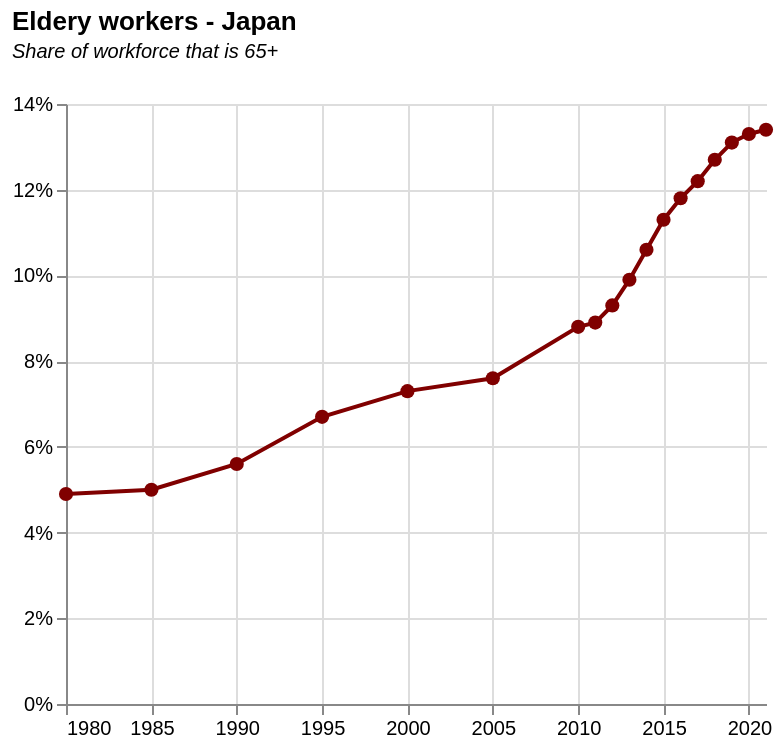

Express this chart as Vega-Lite.
### Vega-Lite specification from a JSON file in a GitHub repository (floating-point values rounded to 4 significant figures)
{"$schema": "https://vega.github.io/schema/vega-lite/v5.json", "description": "Richard's line chart", "title": {"text": "Eldery workers - Japan", "subtitle": ["Share of workforce that is 65+", ""], "subtitleFontStyle": "italic", "subtitleFontSize": 10, "anchor": "start", "color": "black"}, "view": {"stroke": "transparent"}, "data": {"values": [{"Year": "1980", "Value": "4.90", "ValuePCT": "0.049", "Source:": "https://www8.cao.go.jp/kourei/whitepaper/w-2022/zenbun/pdf/1s2s_01.pdf"}, {"Year": "1985", "Value": "5", "ValuePCT": "0.05", "Source:": ""}, {"Year": "1990", "Value": "5.60", "ValuePCT": "0.056", "Source:": ""}, {"Year": "1995", "Value": "6.70", "ValuePCT": "0.067", "Source:": ""}, {"Year": "2000", "Value": "7.30", "ValuePCT": "0.073", "Source:": ""}, {"Year": "2005", "Value": "7.60", "ValuePCT": "0.076", "Source:": ""}, {"Year": "2010", "Value": "8.80", "ValuePCT": "0.088", "Source:": ""}, {"Year": "2011", "Value": "8.90", "ValuePCT": "0.089", "Source:": ""}, {"Year": "2012", "Value": "9.30", "ValuePCT": "0.093", "Source:": ""}, {"Year": "2013", "Value": "9.90", "ValuePCT": "0.099", "Source:": ""}, {"Year": "2014", "Value": "10.60", "ValuePCT": "0.106", "Source:": ""}, {"Year": "2015", "Value": "11.30", "ValuePCT": "0.113", "Source:": ""}, {"Year": "2016", "Value": "11.80", "ValuePCT": "0.118", "Source:": ""}, {"Year": "2017", "Value": "12.20", "ValuePCT": "0.122", "Source:": ""}, {"Year": "2018", "Value": "12.70", "ValuePCT": "0.127", "Source:": ""}, {"Year": "2019", "Value": "13.10", "ValuePCT": "0.131", "Source:": ""}, {"Year": "2020", "Value": "13.30", "ValuePCT": "0.133", "Source:": ""}, {"Year": "2021", "Value": "13.40", "ValuePCT": "0.134", "Source:": ""}], "format": {"parse": {"Year": "date"}}}, "height": 300, "width": 350, "mark": {"type": "line", "color": "rgb(128,0,0)", "point": {"color": "rgb(128,0,0)", "size": 50}}, "encoding": {"x": {"field": "Year", "type": "temporal", "axis": {"title": null}}, "y": {"field": "ValuePCT", "type": "quantitative", "axis": {"title": null, "format": "%"}}}}
